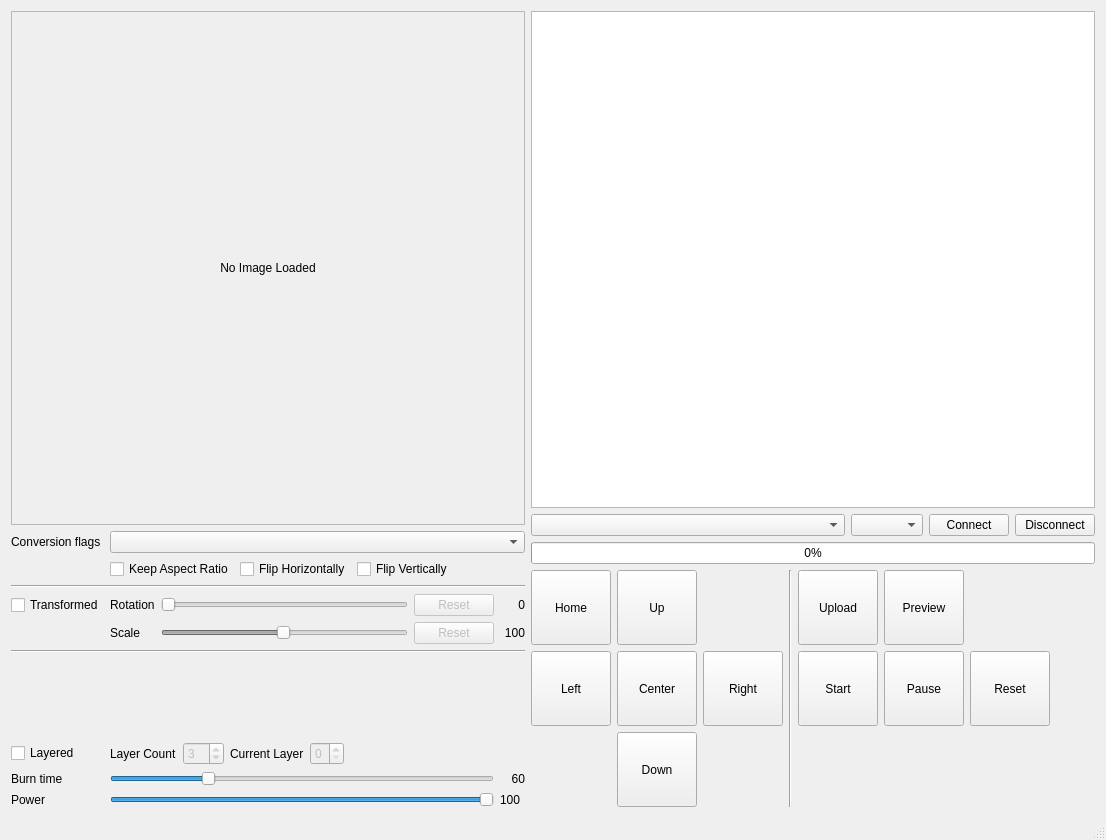
<?xml version="1.0" encoding="UTF-8"?>
<ui version="4.0">
 <class>MainWindow</class>
 <widget class="QMainWindow" name="MainWindow">
  <property name="geometry">
   <rect>
    <x>0</x>
    <y>0</y>
    <width>1106</width>
    <height>840</height>
   </rect>
  </property>
  <property name="windowTitle">
   <string>EzGraver</string>
  </property>
  <widget class="QWidget" name="centralWidget">
   <layout class="QHBoxLayout" name="horizontalLayout_2" stretch="0,1">
    <item>
     <layout class="QVBoxLayout" name="verticalLayout_3">
      <item>
       <widget class="ImageLabel" name="image">
        <property name="sizePolicy">
         <sizepolicy hsizetype="Fixed" vsizetype="Fixed">
          <horstretch>0</horstretch>
          <verstretch>0</verstretch>
         </sizepolicy>
        </property>
        <property name="minimumSize">
         <size>
          <width>514</width>
          <height>514</height>
         </size>
        </property>
        <property name="frameShape">
         <enum>QFrame::StyledPanel</enum>
        </property>
        <property name="text">
         <string>No Image Loaded</string>
        </property>
        <property name="alignment">
         <set>Qt::AlignCenter</set>
        </property>
       </widget>
      </item>
      <item>
       <layout class="QGridLayout" name="gridLayout_2">
        <item row="13" column="1" colspan="4">
         <layout class="QHBoxLayout" name="horizontalLayout">
          <item>
           <widget class="QLabel" name="label_5">
            <property name="text">
             <string>Layer Count</string>
            </property>
           </widget>
          </item>
          <item>
           <widget class="QSpinBox" name="layerCount">
            <property name="enabled">
             <bool>false</bool>
            </property>
            <property name="minimum">
             <number>2</number>
            </property>
            <property name="value">
             <number>3</number>
            </property>
           </widget>
          </item>
          <item>
           <widget class="QLabel" name="label_3">
            <property name="text">
             <string>Current Layer</string>
            </property>
           </widget>
          </item>
          <item>
           <widget class="QSpinBox" name="selectedLayer">
            <property name="enabled">
             <bool>false</bool>
            </property>
            <property name="layoutDirection">
             <enum>Qt::LeftToRight</enum>
            </property>
            <property name="minimum">
             <number>0</number>
            </property>
            <property name="maximum">
             <number>3</number>
            </property>
            <property name="value">
             <number>0</number>
            </property>
           </widget>
          </item>
          <item>
           <spacer name="horizontalSpacer_2">
            <property name="orientation">
             <enum>Qt::Horizontal</enum>
            </property>
            <property name="sizeHint" stdset="0">
             <size>
              <width>40</width>
              <height>20</height>
             </size>
            </property>
           </spacer>
          </item>
         </layout>
        </item>
        <item row="5" column="0" colspan="5">
         <widget class="Line" name="line_2">
          <property name="orientation">
           <enum>Qt::Horizontal</enum>
          </property>
         </widget>
        </item>
        <item row="0" column="1" colspan="4">
         <widget class="QComboBox" name="conversionFlags">
          <property name="sizePolicy">
           <sizepolicy hsizetype="Expanding" vsizetype="Fixed">
            <horstretch>0</horstretch>
            <verstretch>0</verstretch>
           </sizepolicy>
          </property>
         </widget>
        </item>
        <item row="7" column="2">
         <widget class="QSlider" name="imageScale">
          <property name="enabled">
           <bool>false</bool>
          </property>
          <property name="minimum">
           <number>1</number>
          </property>
          <property name="maximum">
           <number>200</number>
          </property>
          <property name="value">
           <number>100</number>
          </property>
          <property name="orientation">
           <enum>Qt::Horizontal</enum>
          </property>
         </widget>
        </item>
        <item row="14" column="4">
         <widget class="QLabel" name="burnTimeLabel">
          <property name="sizePolicy">
           <sizepolicy hsizetype="Fixed" vsizetype="Preferred">
            <horstretch>0</horstretch>
            <verstretch>0</verstretch>
           </sizepolicy>
          </property>
          <property name="minimumSize">
           <size>
            <width>25</width>
            <height>0</height>
           </size>
          </property>
          <property name="text">
           <string>60</string>
          </property>
          <property name="alignment">
           <set>Qt::AlignRight|Qt::AlignTrailing|Qt::AlignVCenter</set>
          </property>
         </widget>
        </item>
        <item row="6" column="2">
         <widget class="QSlider" name="imageRotation">
          <property name="enabled">
           <bool>false</bool>
          </property>
          <property name="maximum">
           <number>360</number>
          </property>
          <property name="orientation">
           <enum>Qt::Horizontal</enum>
          </property>
         </widget>
        </item>
        <item row="7" column="1">
         <widget class="QLabel" name="label_6">
          <property name="text">
           <string>Scale</string>
          </property>
         </widget>
        </item>
        <item row="2" column="1" colspan="4">
         <layout class="QHBoxLayout" name="horizontalLayout_5">
          <item>
           <widget class="QCheckBox" name="keepAspectRatio">
            <property name="text">
             <string>Keep Aspect Ratio</string>
            </property>
           </widget>
          </item>
          <item>
           <widget class="QCheckBox" name="flipHorizontally">
            <property name="text">
             <string>Flip Horizontally</string>
            </property>
           </widget>
          </item>
          <item>
           <widget class="QCheckBox" name="flipVertically">
            <property name="text">
             <string>Flip Vertically</string>
            </property>
           </widget>
          </item>
          <item>
           <spacer name="horizontalSpacer_3">
            <property name="orientation">
             <enum>Qt::Horizontal</enum>
            </property>
            <property name="sizeHint" stdset="0">
             <size>
              <width>40</width>
              <height>20</height>
             </size>
            </property>
           </spacer>
          </item>
         </layout>
        </item>
        <item row="10" column="0" colspan="5">
         <widget class="Line" name="line_3">
          <property name="sizePolicy">
           <sizepolicy hsizetype="Minimum" vsizetype="Fixed">
            <horstretch>0</horstretch>
            <verstretch>0</verstretch>
           </sizepolicy>
          </property>
          <property name="orientation">
           <enum>Qt::Horizontal</enum>
          </property>
         </widget>
        </item>
        <item row="15" column="0">
         <widget class="QLabel" name="label_7">
          <property name="text">
           <string>Power</string>
          </property>
         </widget>
        </item>
        <item row="6" column="0">
         <widget class="QCheckBox" name="transformed">
          <property name="text">
           <string>Transformed</string>
          </property>
         </widget>
        </item>
        <item row="7" column="4">
         <widget class="QLabel" name="imageScaleLabel">
          <property name="text">
           <string>100</string>
          </property>
          <property name="alignment">
           <set>Qt::AlignRight|Qt::AlignTrailing|Qt::AlignVCenter</set>
          </property>
         </widget>
        </item>
        <item row="14" column="0">
         <widget class="QLabel" name="label_2">
          <property name="text">
           <string>Burn time</string>
          </property>
         </widget>
        </item>
        <item row="15" column="1" colspan="3">
         <widget class="QSlider" name="laserPower">
          <property name="maximum">
           <number>100</number>
          </property>
          <property name="value">
           <number>100</number>
          </property>
          <property name="orientation">
           <enum>Qt::Horizontal</enum>
          </property>
         </widget>
        </item>
        <item row="0" column="0">
         <widget class="QLabel" name="label">
          <property name="text">
           <string>Conversion flags</string>
          </property>
         </widget>
        </item>
        <item row="14" column="1" colspan="3">
         <widget class="QSlider" name="burnTime">
          <property name="sizePolicy">
           <sizepolicy hsizetype="Expanding" vsizetype="Fixed">
            <horstretch>0</horstretch>
            <verstretch>0</verstretch>
           </sizepolicy>
          </property>
          <property name="minimum">
           <number>1</number>
          </property>
          <property name="maximum">
           <number>240</number>
          </property>
          <property name="value">
           <number>60</number>
          </property>
          <property name="orientation">
           <enum>Qt::Horizontal</enum>
          </property>
         </widget>
        </item>
        <item row="13" column="0">
         <widget class="QCheckBox" name="layered">
          <property name="text">
           <string>Layered</string>
          </property>
         </widget>
        </item>
        <item row="15" column="4">
         <widget class="QLabel" name="laserPowerLabel">
          <property name="sizePolicy">
           <sizepolicy hsizetype="Fixed" vsizetype="Preferred">
            <horstretch>0</horstretch>
            <verstretch>0</verstretch>
           </sizepolicy>
          </property>
          <property name="text">
           <string>100</string>
          </property>
         </widget>
        </item>
        <item row="6" column="4">
         <widget class="QLabel" name="imageRotationLabel">
          <property name="text">
           <string>0</string>
          </property>
          <property name="alignment">
           <set>Qt::AlignRight|Qt::AlignTrailing|Qt::AlignVCenter</set>
          </property>
         </widget>
        </item>
        <item row="6" column="1">
         <widget class="QLabel" name="label_4">
          <property name="text">
           <string>Rotation</string>
          </property>
         </widget>
        </item>
        <item row="7" column="3">
         <widget class="QPushButton" name="resetImageScale">
          <property name="enabled">
           <bool>false</bool>
          </property>
          <property name="text">
           <string>Reset</string>
          </property>
         </widget>
        </item>
        <item row="6" column="3">
         <widget class="QPushButton" name="resetImageRotation">
          <property name="enabled">
           <bool>false</bool>
          </property>
          <property name="text">
           <string>Reset</string>
          </property>
         </widget>
        </item>
        <item row="11" column="0" colspan="5">
         <spacer name="verticalSpacer_2">
          <property name="orientation">
           <enum>Qt::Vertical</enum>
          </property>
          <property name="sizeHint" stdset="0">
           <size>
            <width>20</width>
            <height>40</height>
           </size>
          </property>
         </spacer>
        </item>
       </layout>
      </item>
     </layout>
    </item>
    <item>
     <layout class="QVBoxLayout" name="verticalLayout_2">
      <item>
       <widget class="QPlainTextEdit" name="verbose">
        <property name="readOnly">
         <bool>true</bool>
        </property>
       </widget>
      </item>
      <item>
       <layout class="QHBoxLayout" name="horizontalLayout_3">
        <item>
         <widget class="QComboBox" name="ports"/>
        </item>
        <item>
         <widget class="QComboBox" name="protocolVersion">
          <property name="sizePolicy">
           <sizepolicy hsizetype="Fixed" vsizetype="Fixed">
            <horstretch>0</horstretch>
            <verstretch>0</verstretch>
           </sizepolicy>
          </property>
         </widget>
        </item>
        <item>
         <widget class="QPushButton" name="connect">
          <property name="sizePolicy">
           <sizepolicy hsizetype="Fixed" vsizetype="Fixed">
            <horstretch>0</horstretch>
            <verstretch>0</verstretch>
           </sizepolicy>
          </property>
          <property name="text">
           <string>Connect</string>
          </property>
         </widget>
        </item>
        <item>
         <widget class="QPushButton" name="disconnect">
          <property name="sizePolicy">
           <sizepolicy hsizetype="Fixed" vsizetype="Fixed">
            <horstretch>0</horstretch>
            <verstretch>0</verstretch>
           </sizepolicy>
          </property>
          <property name="text">
           <string>Disconnect</string>
          </property>
         </widget>
        </item>
       </layout>
      </item>
      <item>
       <widget class="QProgressBar" name="progress">
        <property name="value">
         <number>0</number>
        </property>
       </widget>
      </item>
      <item>
       <layout class="QGridLayout" name="gridLayout_3">
        <item row="0" column="5">
         <widget class="QPushButton" name="preview">
          <property name="sizePolicy">
           <sizepolicy hsizetype="Fixed" vsizetype="Fixed">
            <horstretch>0</horstretch>
            <verstretch>0</verstretch>
           </sizepolicy>
          </property>
          <property name="minimumSize">
           <size>
            <width>75</width>
            <height>75</height>
           </size>
          </property>
          <property name="text">
           <string>Preview</string>
          </property>
         </widget>
        </item>
        <item row="1" column="5">
         <widget class="QPushButton" name="pause">
          <property name="sizePolicy">
           <sizepolicy hsizetype="Fixed" vsizetype="Fixed">
            <horstretch>0</horstretch>
            <verstretch>0</verstretch>
           </sizepolicy>
          </property>
          <property name="minimumSize">
           <size>
            <width>75</width>
            <height>75</height>
           </size>
          </property>
          <property name="text">
           <string>Pause</string>
          </property>
         </widget>
        </item>
        <item row="0" column="0">
         <widget class="QPushButton" name="home">
          <property name="sizePolicy">
           <sizepolicy hsizetype="Fixed" vsizetype="Fixed">
            <horstretch>0</horstretch>
            <verstretch>0</verstretch>
           </sizepolicy>
          </property>
          <property name="minimumSize">
           <size>
            <width>75</width>
            <height>75</height>
           </size>
          </property>
          <property name="text">
           <string>Home</string>
          </property>
         </widget>
        </item>
        <item row="0" column="1">
         <widget class="QPushButton" name="up">
          <property name="sizePolicy">
           <sizepolicy hsizetype="Fixed" vsizetype="Fixed">
            <horstretch>0</horstretch>
            <verstretch>0</verstretch>
           </sizepolicy>
          </property>
          <property name="minimumSize">
           <size>
            <width>75</width>
            <height>75</height>
           </size>
          </property>
          <property name="text">
           <string>Up</string>
          </property>
          <property name="shortcut">
           <string>Up</string>
          </property>
         </widget>
        </item>
        <item row="0" column="4">
         <widget class="QPushButton" name="upload">
          <property name="sizePolicy">
           <sizepolicy hsizetype="Fixed" vsizetype="Fixed">
            <horstretch>0</horstretch>
            <verstretch>0</verstretch>
           </sizepolicy>
          </property>
          <property name="minimumSize">
           <size>
            <width>75</width>
            <height>75</height>
           </size>
          </property>
          <property name="text">
           <string>Upload</string>
          </property>
         </widget>
        </item>
        <item row="1" column="0">
         <widget class="QPushButton" name="left">
          <property name="sizePolicy">
           <sizepolicy hsizetype="Fixed" vsizetype="Fixed">
            <horstretch>0</horstretch>
            <verstretch>0</verstretch>
           </sizepolicy>
          </property>
          <property name="minimumSize">
           <size>
            <width>75</width>
            <height>75</height>
           </size>
          </property>
          <property name="text">
           <string>Left</string>
          </property>
          <property name="shortcut">
           <string>Left</string>
          </property>
         </widget>
        </item>
        <item row="1" column="7">
         <spacer name="horizontalSpacer">
          <property name="orientation">
           <enum>Qt::Horizontal</enum>
          </property>
          <property name="sizeHint" stdset="0">
           <size>
            <width>40</width>
            <height>20</height>
           </size>
          </property>
         </spacer>
        </item>
        <item row="1" column="1">
         <widget class="QPushButton" name="center">
          <property name="sizePolicy">
           <sizepolicy hsizetype="Fixed" vsizetype="Fixed">
            <horstretch>0</horstretch>
            <verstretch>0</verstretch>
           </sizepolicy>
          </property>
          <property name="minimumSize">
           <size>
            <width>75</width>
            <height>75</height>
           </size>
          </property>
          <property name="text">
           <string>Center</string>
          </property>
         </widget>
        </item>
        <item row="2" column="1">
         <widget class="QPushButton" name="down">
          <property name="sizePolicy">
           <sizepolicy hsizetype="Fixed" vsizetype="Fixed">
            <horstretch>0</horstretch>
            <verstretch>0</verstretch>
           </sizepolicy>
          </property>
          <property name="minimumSize">
           <size>
            <width>75</width>
            <height>75</height>
           </size>
          </property>
          <property name="text">
           <string>Down</string>
          </property>
          <property name="shortcut">
           <string>Down</string>
          </property>
         </widget>
        </item>
        <item row="1" column="2">
         <widget class="QPushButton" name="right">
          <property name="sizePolicy">
           <sizepolicy hsizetype="Fixed" vsizetype="Fixed">
            <horstretch>0</horstretch>
            <verstretch>0</verstretch>
           </sizepolicy>
          </property>
          <property name="minimumSize">
           <size>
            <width>75</width>
            <height>75</height>
           </size>
          </property>
          <property name="text">
           <string>Right</string>
          </property>
          <property name="shortcut">
           <string>Right</string>
          </property>
         </widget>
        </item>
        <item row="1" column="6">
         <widget class="QPushButton" name="reset">
          <property name="sizePolicy">
           <sizepolicy hsizetype="Fixed" vsizetype="Fixed">
            <horstretch>0</horstretch>
            <verstretch>0</verstretch>
           </sizepolicy>
          </property>
          <property name="minimumSize">
           <size>
            <width>75</width>
            <height>75</height>
           </size>
          </property>
          <property name="text">
           <string>Reset</string>
          </property>
         </widget>
        </item>
        <item row="1" column="4">
         <widget class="QPushButton" name="start">
          <property name="sizePolicy">
           <sizepolicy hsizetype="Fixed" vsizetype="Fixed">
            <horstretch>0</horstretch>
            <verstretch>0</verstretch>
           </sizepolicy>
          </property>
          <property name="minimumSize">
           <size>
            <width>75</width>
            <height>75</height>
           </size>
          </property>
          <property name="text">
           <string>Start</string>
          </property>
         </widget>
        </item>
        <item row="0" column="3" rowspan="3">
         <widget class="Line" name="line">
          <property name="orientation">
           <enum>Qt::Vertical</enum>
          </property>
         </widget>
        </item>
       </layout>
      </item>
     </layout>
    </item>
   </layout>
  </widget>
  <widget class="QMenuBar" name="menuBar">
   <property name="geometry">
    <rect>
     <x>0</x>
     <y>0</y>
     <width>1106</width>
     <height>22</height>
    </rect>
   </property>
  </widget>
  <widget class="QStatusBar" name="statusBar"/>
 </widget>
 <layoutdefault spacing="6" margin="11"/>
 <customwidgets>
  <customwidget>
   <class>ImageLabel</class>
   <extends>QLabel</extends>
   <header>imagelabel.h</header>
  </customwidget>
 </customwidgets>
 <resources/>
 <connections/>
</ui>
